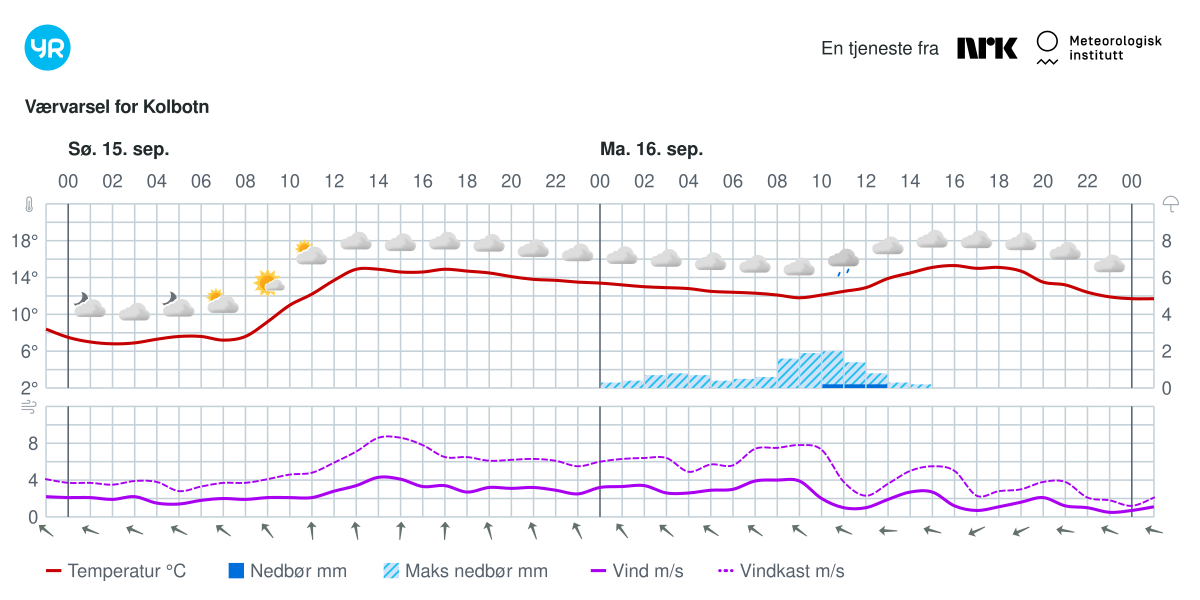
#> input picture output/meteogram-raw.png, 1200 x 600 px
$ python meteogram.py
#> lines starting #> are read from the running program, lines starting #| are printed output that depends on the picture
#!/usr/bin/env python3

import os
import sys
import time
import json
import argparse
import wget
from PIL import Image, ImageDraw
import imagequant

def load_config(config_file='config.json'):
#> called with config_file = 'config.json'
    with open(config_file, 'r') as f:
#> (reads config.json from the repository)
        return json.load(f)

def download_svg(url, output_dir):
#> called with output_dir = './output'
    filename = os.path.join(output_dir, 'meteogram.svg')
    if os.path.exists(filename):
        os.remove(filename)
    print(f"Downloading SVG from {url}")
    wget.download(url, out=filename)
#> (this line was passed over: the network is not available in this run)
    return filename

def convert_svg_to_png(svg_file, png_file, height):
    print("\nConverting SVG to PNG")
    os.system(f"rsvg-convert -h {height} {svg_file} -o {png_file}")

def get_file_size_kb(file_path):
    return os.path.getsize(file_path) / 1024

def print_flush(*args, **kwargs):
    print(*args, **kwargs)
    sys.stdout.flush()

def crop_image(input_file, output_file, crop_area):
#> called with input_file = './output/meteogram-raw.png', output_file = './output/meteogram.png', crop_area = (5, 128, 485, 400)
    print_flush("Cropping image")
    with Image.open(input_file) as img:
#> img is the input picture: PIL image 1200x600 RGB; mean R, G, B 245.1, 244.6, 247.3
        cropped_img = img.crop(crop_area)
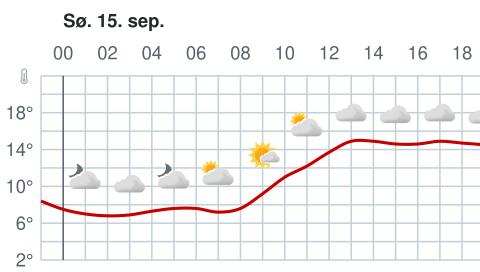
#> cropped_img: PIL image 480x272 RGB; mean R, G, B 244.8, 243.8, 244.1
        cropped_img = cropped_img.resize((480, 272), Image.LANCZOS)
        cropped_img.save(
            output_file,
            format="PNG",
            optimize=True,
            compress_level=9
        )
        print_flush(f"Saved cropped image to {output_file} (Size: {get_file_size_kb(output_file):.1f}KB)")

def draw_debug_rectangle(image_file, rectangle):
    print("Drawing debug rectangle")
    with Image.open(image_file) as img:
        draw = ImageDraw.Draw(img)
        x, y, width, height = rectangle
        draw.rectangle([x, y, x + width, y + height], outline="red", width=2)
        img.save(image_file)
        print(f"Drew rectangle on {image_file}")

def optimize_meteogram(input_file, quality=(50, 85), colors=64):
#> called with input_file = './output/meteogram.png', quality = (50, 85), colors = 64
    try:
        initial_size = get_file_size_kb(input_file)
        print_flush(f"\nStarting optimization. Initial size: {initial_size:.1f}KB")

        output_dir = os.path.dirname(input_file)
        optimized_output = input_file

        input_image = Image.open(input_file).convert('P', palette=Image.ADAPTIVE)

        quantized = imagequant.quantize_pil_image(
            input_image,
            dithering_level=0.8,
            max_colors=colors,
            min_quality=quality[0],
            max_quality=quality[1]
        )

        quantized.save(
            optimized_output,
            format="PNG",
            optimize=True,
            compress_level=9,
            bits=8,
            include_all_chunks=False
        )

        after_quantize_size = get_file_size_kb(optimized_output)
        print_flush(f"Size after quantization: {after_quantize_size:.1f}KB (Reduced by {initial_size - after_quantize_size:.1f}KB)")

        # Additional optipng optimization
        os.system(f"optipng -o7 {optimized_output}")

        final_size = get_file_size_kb(optimized_output)
        print_flush(f"Final size after optipng: {final_size:.1f}KB")
        print_flush(f"Total size reduction: {initial_size - final_size:.1f}KB ({((initial_size - final_size) / initial_size * 100):.1f}%)")

        return True

    except Exception as e:
        print_flush("Error during meteogram optimization:", str(e))
        return False

#def transform_svg_to_dark(svg_file, config_file='color_transform_config.yaml'):
#    print("Transforming SVG to dark mode")
#    os.system(f"python3 svg_color_transform.py {svg_file} {config_file} {svg_file}")

def main():
    parser = argparse.ArgumentParser(description='Generate meteogram images.')
    parser.add_argument('--night-mode', action='store_true', help='Force night mode for testing.')
    parser.add_argument('--debug', nargs=4, metavar=('X', 'Y', 'Width', 'Height'),
                        type=int, help='Debug mode with rectangle coordinates.')
    args = parser.parse_args()

    config = load_config()
    output_dir = './output'
    os.makedirs(output_dir, exist_ok=True)

    svg_url = config.get('svg_url')
    image_height = config.get('image_height', 1200)
    crop_area = config.get('crop_area', [10, 256, 960, 544])

    debug = False
    if args.debug:
        debug = True
        rectangle = tuple(args.debug)

    keep_running = True

    while keep_running:
        if args.night_mode:
            is_dark_mode = True
        else:
            current_hour = time.localtime().tm_hour
            if 7 <= current_hour < 23:
                is_dark_mode = False
            else:
                is_dark_mode = True

        sleep_duration = 3600  # sleep for 1 hour between each invocation

        final_svg_url = svg_url  # Store the original URL in a temporary variable

        if is_dark_mode:
            final_svg_url += "?mode=dark"

        svg_file = download_svg(final_svg_url, output_dir)

        #if is_dark_mode:
        #    transform_svg_to_dark(svg_file)

        raw_png = os.path.join(output_dir, 'meteogram-raw.png')
        convert_svg_to_png(svg_file, raw_png, image_height)

        meteogram_png = os.path.join(output_dir, 'meteogram.png')
        x, y, width, height = crop_area
        crop_box = (x, y, x + width, y + height)
        crop_image(raw_png, meteogram_png, crop_box)

        # Optimize the meteogram
        optimize_meteogram(meteogram_png)
#> (the call stopped at in optimize_meteogram, `quantized = imagequant.quantize_pil_image( input_image, dithering_leve..`: imagequant is not available in this run)

        if debug:
            draw_debug_rectangle(meteogram_png, rectangle)
            keep_running = False
        else:
            time.sleep(sleep_duration)

if __name__ == "__main__":
#> (the run stopped early here; a loop or call above may not have finished)
